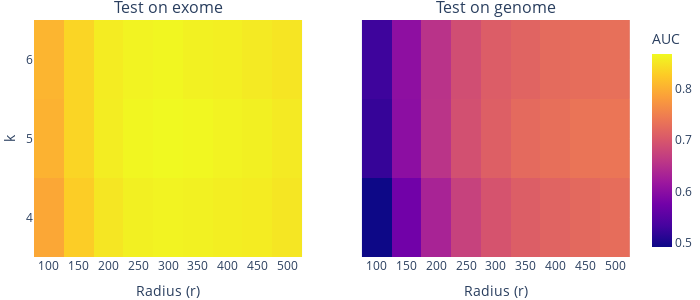

Notebook cell for this chart:
### Code cell
fig = make_subplots(rows=1, cols=2, 
                    shared_yaxes=True,
                   # horizontal_spacing = 0.025,
                    subplot_titles=('Test on exome', 'Test on genome', 'Retained in genome'))

tmp = mean_scores_L1.reindex_like(mean_scores_genome)
fig.add_trace(go.Heatmap(z=tmp, 
                         y = tmp.index, 
                         x = tmp.columns, 
                         coloraxis="coloraxis"), row=1, col=1)

fig.add_trace(go.Heatmap(z=mean_scores_genome, 
                         y=mean_scores_genome.index, 
                         x=mean_scores_genome.columns, 
                         coloraxis="coloraxis"), row=1,col=2)

#tmp = mean_scores_genome/mean_scores_L1.reindex_like(mean_scores_genome)
#fig.add_trace(go.Heatmap(z=tmp, 
#                         y = tmp.index, 
#                         x = tmp.columns, 
#                         coloraxis="coloraxis"), row=1, col=3)


fig.update_xaxes(title_text="Radius (r)",tickmode = 'array', tickvals = mean_scores_L1.columns)
fig.update_yaxes(title_text="k", tickmode = 'array', tickvals = mean_scores_L1.index, row=1, col=1)
fig.update_layout(coloraxis_colorbar_thickness=20, coloraxis_colorbar_title='AUC')

snap(fig, 'logistic_exon-genome_grid.pdf')

### Figure 1 — Plotly figure (JSON) as saved in the notebook; plotly's stock layout.template omitted (floating-point values rounded to 4 significant figures)
{"data": [{"coloraxis": "coloraxis", "type": "heatmap", "x": [100, 150, 200, 250, 300, 350, 400, 450, 500], "xaxis": "x", "y": [4, 5, 6], "yaxis": "y", "z": [[0.792, 0.829, 0.851, 0.86, 0.863, 0.861, 0.858, 0.856, 0.851], [0.803, 0.836, 0.857, 0.865, 0.868, 0.866, 0.863, 0.86, 0.855], [0.806, 0.836, 0.856, 0.863, 0.865, 0.861, 0.859, 0.855, 0.85]]}, {"coloraxis": "coloraxis", "type": "heatmap", "x": [100, 150, 200, 250, 300, 350, 400, 450, 500], "xaxis": "x2", "y": [4, 5, 6], "yaxis": "y2", "z": [[0.492, 0.575, 0.633, 0.673, 0.696, 0.709, 0.717, 0.723, 0.728], [0.522, 0.601, 0.655, 0.692, 0.711, 0.724, 0.73, 0.736, 0.738], [0.528, 0.603, 0.654, 0.689, 0.708, 0.717, 0.725, 0.728, 0.731]]}], "layout": {"annotations": [{"font": {"size": 16}, "showarrow": false, "text": "Test on exome", "x": 0.225, "xanchor": "center", "xref": "paper", "y": 1, "yanchor": "bottom", "yref": "paper"}, {"font": {"size": 16}, "showarrow": false, "text": "Test on genome", "x": 0.775, "xanchor": "center", "xref": "paper", "y": 1, "yanchor": "bottom", "yref": "paper"}], "coloraxis": {"colorbar": {"thickness": 20, "title": {"text": "AUC"}}}, "height": 300, "margin": {"b": 20, "l": 1, "r": 1, "t": 20}, "width": 700, "xaxis": {"anchor": "y", "domain": [0, 0.45], "tickmode": "array", "tickvals": [100, 150, 200, 250, 300, 350, 400, 450, 500], "title": {"text": "Radius (r)"}}, "xaxis2": {"anchor": "y2", "domain": [0.55, 1], "tickmode": "array", "tickvals": [100, 150, 200, 250, 300, 350, 400, 450, 500], "title": {"text": "Radius (r)"}}, "yaxis": {"anchor": "x", "domain": [0, 1], "tickmode": "array", "tickvals": [3, 4, 5, 6], "title": {"text": "k"}}, "yaxis2": {"anchor": "x2", "domain": [0, 1], "matches": "y", "showticklabels": false}}}
